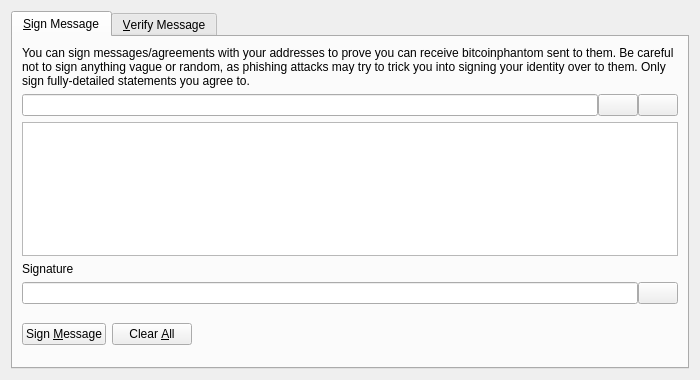
<?xml version="1.0" encoding="UTF-8"?>
<ui version="4.0">
 <class>SignVerifyMessageDialog</class>
 <widget class="QDialog" name="SignVerifyMessageDialog">
  <property name="geometry">
   <rect>
    <x>0</x>
    <y>0</y>
    <width>700</width>
    <height>380</height>
   </rect>
  </property>
  <property name="windowTitle">
   <string>Signatures - Sign / Verify a Message</string>
  </property>
  <property name="modal">
   <bool>true</bool>
  </property>
  <layout class="QVBoxLayout" name="verticalLayout">
   <item>
    <widget class="QTabWidget" name="tabWidget">
     <property name="currentIndex">
      <number>0</number>
     </property>
     <widget class="QWidget" name="tabSignMessage">
      <attribute name="title">
       <string>&amp;Sign Message</string>
      </attribute>
      <layout class="QVBoxLayout" name="verticalLayout_SM">
       <item>
        <widget class="QLabel" name="infoLabel_SM">
         <property name="text">
          <string>You can sign messages/agreements with your addresses to prove you can receive bitcoinphantom sent to them. Be careful not to sign anything vague or random, as phishing attacks may try to trick you into signing your identity over to them. Only sign fully-detailed statements you agree to.</string>
         </property>
         <property name="textFormat">
          <enum>Qt::PlainText</enum>
         </property>
         <property name="wordWrap">
          <bool>true</bool>
         </property>
        </widget>
       </item>
       <item>
        <layout class="QHBoxLayout" name="horizontalLayout_1_SM">
         <property name="spacing">
          <number>0</number>
         </property>
         <item>
          <widget class="QValidatedLineEdit" name="addressIn_SM">
           <property name="toolTip">
            <string>The bitcoinphantom address to sign the message with</string>
           </property>
          </widget>
         </item>
         <item>
          <widget class="QPushButton" name="addressBookButton_SM">
           <property name="toolTip">
            <string>Choose previously used address</string>
           </property>
           <property name="text">
            <string/>
           </property>
           <property name="icon">
            <iconset resource="../bitcoinphantom.qrc">
             <normaloff>:/icons/address-book</normaloff>:/icons/address-book</iconset>
           </property>
           <property name="shortcut">
            <string>Alt+A</string>
           </property>
           <property name="autoDefault">
            <bool>false</bool>
           </property>
          </widget>
         </item>
         <item>
          <widget class="QPushButton" name="pasteButton_SM">
           <property name="toolTip">
            <string>Paste address from clipboard</string>
           </property>
           <property name="text">
            <string/>
           </property>
           <property name="icon">
            <iconset resource="../bitcoinphantom.qrc">
             <normaloff>:/icons/editpaste</normaloff>:/icons/editpaste</iconset>
           </property>
           <property name="shortcut">
            <string>Alt+P</string>
           </property>
           <property name="autoDefault">
            <bool>false</bool>
           </property>
          </widget>
         </item>
        </layout>
       </item>
       <item>
        <widget class="QPlainTextEdit" name="messageIn_SM">
         <property name="toolTip">
          <string>Enter the message you want to sign here</string>
         </property>
        </widget>
       </item>
       <item>
        <widget class="QLabel" name="signatureLabel_SM">
         <property name="text">
          <string>Signature</string>
         </property>
         <property name="textFormat">
          <enum>Qt::PlainText</enum>
         </property>
        </widget>
       </item>
       <item>
        <layout class="QHBoxLayout" name="horizontalLayout_2_SM">
         <property name="spacing">
          <number>0</number>
         </property>
         <item>
          <widget class="QLineEdit" name="signatureOut_SM">
           <property name="font">
            <font>
             <italic>true</italic>
            </font>
           </property>
           <property name="readOnly">
            <bool>true</bool>
           </property>
          </widget>
         </item>
         <item>
          <widget class="QPushButton" name="copySignatureButton_SM">
           <property name="toolTip">
            <string>Copy the current signature to the system clipboard</string>
           </property>
           <property name="text">
            <string/>
           </property>
           <property name="icon">
            <iconset resource="../bitcoinphantom.qrc">
             <normaloff>:/icons/editcopy</normaloff>:/icons/editcopy</iconset>
           </property>
           <property name="autoDefault">
            <bool>false</bool>
           </property>
          </widget>
         </item>
        </layout>
       </item>
       <item>
        <layout class="QHBoxLayout" name="horizontalLayout_3_SM">
         <item>
          <widget class="QPushButton" name="signMessageButton_SM">
           <property name="toolTip">
            <string>Sign the message to prove you own this bitcoinphantom address</string>
           </property>
           <property name="text">
            <string>Sign &amp;Message</string>
           </property>
           <property name="icon">
            <iconset resource="../bitcoinphantom.qrc">
             <normaloff>:/icons/edit</normaloff>:/icons/edit</iconset>
           </property>
           <property name="autoDefault">
            <bool>false</bool>
           </property>
          </widget>
         </item>
         <item>
          <widget class="QPushButton" name="clearButton_SM">
           <property name="toolTip">
            <string>Reset all sign message fields</string>
           </property>
           <property name="text">
            <string>Clear &amp;All</string>
           </property>
           <property name="icon">
            <iconset resource="../bitcoinphantom.qrc">
             <normaloff>:/icons/remove</normaloff>:/icons/remove</iconset>
           </property>
           <property name="autoDefault">
            <bool>false</bool>
           </property>
          </widget>
         </item>
         <item>
          <spacer name="horizontalSpacer_1_SM">
           <property name="orientation">
            <enum>Qt::Horizontal</enum>
           </property>
           <property name="sizeHint" stdset="0">
            <size>
             <width>40</width>
             <height>48</height>
            </size>
           </property>
          </spacer>
         </item>
         <item>
          <widget class="QLabel" name="statusLabel_SM">
           <property name="font">
            <font>
             <weight>75</weight>
             <bold>true</bold>
            </font>
           </property>
           <property name="text">
            <string/>
           </property>
           <property name="wordWrap">
            <bool>true</bool>
           </property>
          </widget>
         </item>
         <item>
          <spacer name="horizontalSpacer_2_SM">
           <property name="orientation">
            <enum>Qt::Horizontal</enum>
           </property>
           <property name="sizeHint" stdset="0">
            <size>
             <width>40</width>
             <height>48</height>
            </size>
           </property>
          </spacer>
         </item>
        </layout>
       </item>
      </layout>
     </widget>
     <widget class="QWidget" name="tabVerifyMessage">
      <attribute name="title">
       <string>&amp;Verify Message</string>
      </attribute>
      <layout class="QVBoxLayout" name="verticalLayout_VM">
       <item>
        <widget class="QLabel" name="infoLabel_VM">
         <property name="text">
          <string>Enter the receiver's address, message (ensure you copy line breaks, spaces, tabs, etc. exactly) and signature below to verify the message. Be careful not to read more into the signature than what is in the signed message itself, to avoid being tricked by a man-in-the-middle attack. Note that this only proves the signing party receives with the address, it cannot prove sendership of any transaction!</string>
         </property>
         <property name="textFormat">
          <enum>Qt::PlainText</enum>
         </property>
         <property name="alignment">
          <set>Qt::AlignLeading|Qt::AlignLeft|Qt::AlignTop</set>
         </property>
         <property name="wordWrap">
          <bool>true</bool>
         </property>
        </widget>
       </item>
       <item>
        <layout class="QHBoxLayout" name="horizontalLayout_1_VM">
         <property name="spacing">
          <number>0</number>
         </property>
         <item>
          <widget class="QValidatedLineEdit" name="addressIn_VM">
           <property name="toolTip">
            <string>The bitcoinphantom address the message was signed with</string>
           </property>
          </widget>
         </item>
         <item>
          <widget class="QPushButton" name="addressBookButton_VM">
           <property name="toolTip">
            <string>Choose previously used address</string>
           </property>
           <property name="text">
            <string/>
           </property>
           <property name="icon">
            <iconset resource="../bitcoinphantom.qrc">
             <normaloff>:/icons/address-book</normaloff>:/icons/address-book</iconset>
           </property>
           <property name="shortcut">
            <string>Alt+A</string>
           </property>
           <property name="autoDefault">
            <bool>false</bool>
           </property>
          </widget>
         </item>
        </layout>
       </item>
       <item>
        <widget class="QPlainTextEdit" name="messageIn_VM"/>
       </item>
       <item>
        <widget class="QValidatedLineEdit" name="signatureIn_VM"/>
       </item>
       <item>
        <layout class="QHBoxLayout" name="horizontalLayout_2_VM">
         <item>
          <widget class="QPushButton" name="verifyMessageButton_VM">
           <property name="toolTip">
            <string>Verify the message to ensure it was signed with the specified bitcoinphantom address</string>
           </property>
           <property name="text">
            <string>Verify &amp;Message</string>
           </property>
           <property name="icon">
            <iconset resource="../bitcoinphantom.qrc">
             <normaloff>:/icons/transaction_0</normaloff>:/icons/transaction_0</iconset>
           </property>
           <property name="autoDefault">
            <bool>false</bool>
           </property>
          </widget>
         </item>
         <item>
          <widget class="QPushButton" name="clearButton_VM">
           <property name="toolTip">
            <string>Reset all verify message fields</string>
           </property>
           <property name="text">
            <string>Clear &amp;All</string>
           </property>
           <property name="icon">
            <iconset resource="../bitcoinphantom.qrc">
             <normaloff>:/icons/remove</normaloff>:/icons/remove</iconset>
           </property>
           <property name="autoDefault">
            <bool>false</bool>
           </property>
          </widget>
         </item>
         <item>
          <spacer name="horizontalSpacer_1_VM">
           <property name="orientation">
            <enum>Qt::Horizontal</enum>
           </property>
           <property name="sizeHint" stdset="0">
            <size>
             <width>40</width>
             <height>48</height>
            </size>
           </property>
          </spacer>
         </item>
         <item>
          <widget class="QLabel" name="statusLabel_VM">
           <property name="font">
            <font>
             <weight>75</weight>
             <bold>true</bold>
            </font>
           </property>
           <property name="text">
            <string/>
           </property>
           <property name="wordWrap">
            <bool>true</bool>
           </property>
          </widget>
         </item>
         <item>
          <spacer name="horizontalSpacer_2_VM">
           <property name="orientation">
            <enum>Qt::Horizontal</enum>
           </property>
           <property name="sizeHint" stdset="0">
            <size>
             <width>40</width>
             <height>48</height>
            </size>
           </property>
          </spacer>
         </item>
        </layout>
       </item>
      </layout>
     </widget>
    </widget>
   </item>
  </layout>
 </widget>
 <customwidgets>
  <customwidget>
   <class>QValidatedLineEdit</class>
   <extends>QLineEdit</extends>
   <header>qt/qvalidatedlineedit.h</header>
  </customwidget>
 </customwidgets>
 <resources>
  <include location="../bitcoinphantom.qrc"/>
 </resources>
 <connections/>
</ui>
